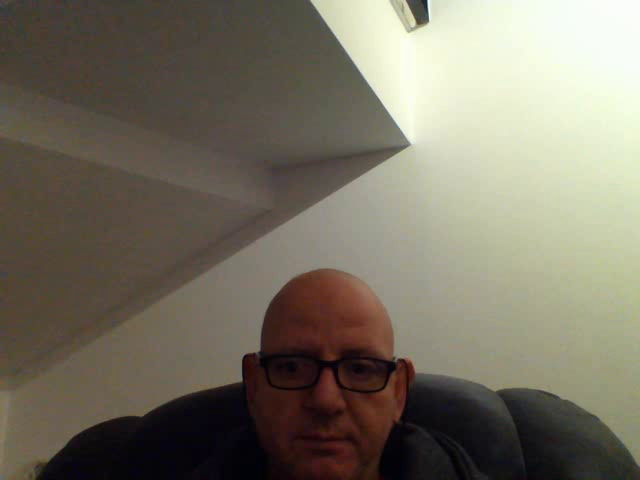
#> input picture frame 0 of Python/open_cv2/capture.avi, 640 x 480 px, given in place of the camera
$ python test01.py
#> lines starting #> are read from the running program, lines starting #| are printed output that depends on the picture
### Python/open_cv2/cv2_utils.py
import os
import cv2

def set_capture_res(cap, w, h):
    cap.set(3, w)
    cap.set(4, h)

def get_frame_dim(frame):
    return frame.shape[0], frame.shape[1]

# grab resolution dimensions and set video capture to it.
# [8 lines left out: function get_dims, not called in this run]

def rescale_frame(frame, scale):
    dim = get_frame_dim(frame)
    dim = int(dim[1] * scale), int(dim[0] * scale)
    return cv2.resize(frame, dim, interpolation=cv2.INTER_AREA)

def to_gray(frame):
    return cv2.cvtColor(frame, cv2.COLOR_BGR2GRAY)

STD_DIMENSIONS = {
    "480p": (640, 480),
    "720p": (1280, 720),
    "1080p": (1920, 1080),
    "4k": (3840, 2160),
}

VIDEO_TYPE = {
    'avi': cv2.VideoWriter_fourcc(*'XVID'),
    # 'mp4': cv2.VideoWriter_fourcc(*'H264'),
    'mp4': cv2.VideoWriter_fourcc(*'XVID'),
}

# [5 lines left out: function get_video_type, not called in this run]

### Python/open_cv2/test01.py
import cv2

from cv2_utils import rescale_frame, to_gray, set_capture_res, VIDEO_TYPE

cap = cv2.VideoCapture(0)
set_capture_res(cap, 640, 480)
video_writer = cv2.VideoWriter("capture.avi", VIDEO_TYPE['avi'], 25, (640, 480))

while True:
    ret, frame = cap.read()
#> frame is the input picture: shape (480, 640, 3); mean B, G, R 99.6, 113.9, 119.9
    gray_frame = to_gray(frame)
#> in to_gray, `return cv2.cvtColor(frame, cv2.COLOR_BGR2GRAY)`:
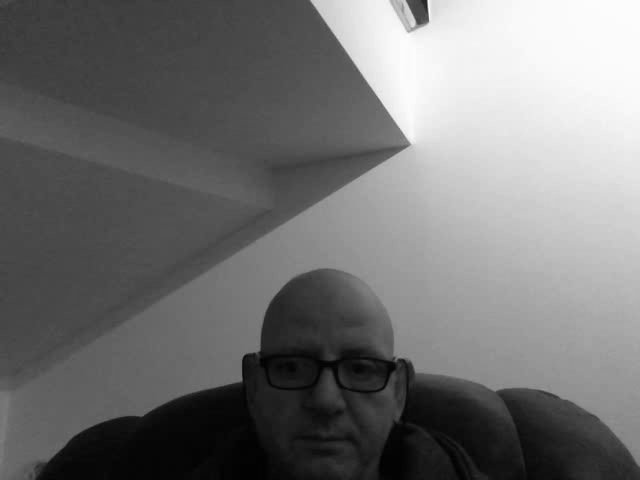
#> returned value: shape (480, 640); min 1, max 253, mean 114
    gray_frame = rescale_frame(gray_frame, 0.5)
#> in rescale_frame, `dim = get_frame_dim(frame)`: dim = (480, 640)
#> in rescale_frame, `dim = int(dim[1] * scale), int(dim[0] * scale)`: dim = (320, 240)
    video_writer.write(frame)
    cv2.imshow('frame1', frame)
    cv2.imshow('frame2', gray_frame)

    if cv2.waitKey(20) & 0xFF == ord('q'):
#> (key q is pressed here)
        break
cap.release()
cv2.destroyAllWindows()
